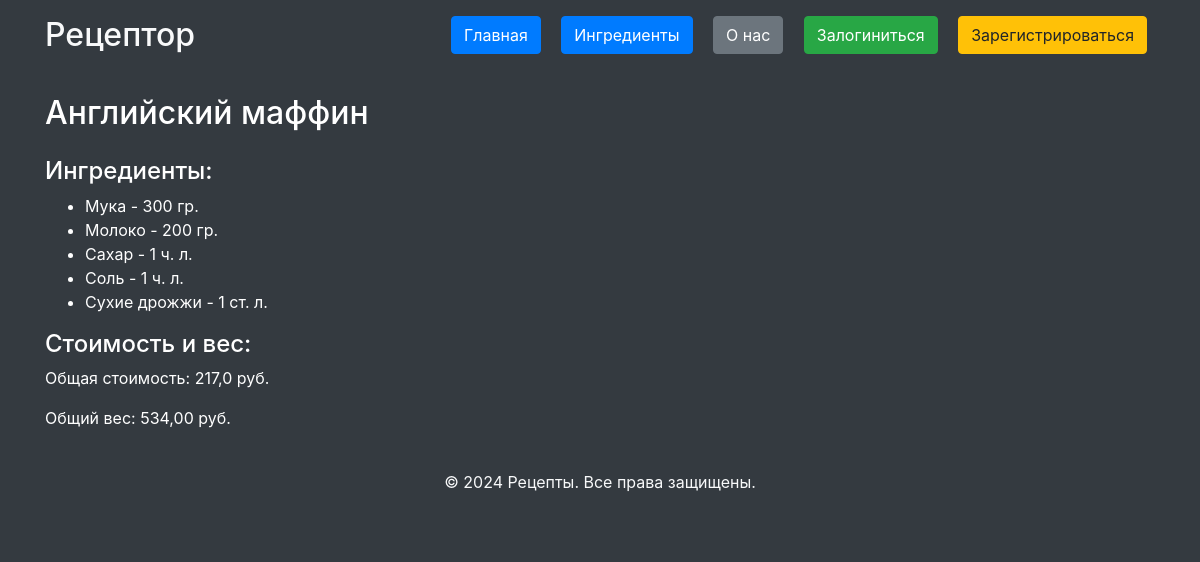
The app's page /recipe/2/ with its own data.
### recipe_catalog/models.py (models this page shows, shortened)
class Recipe(models.Model):
    name = models.CharField(
		max_length=300,
		validators=[
			RegexValidator(
				regex=r'^[A-Za-zА-Яа-яёЁ\s]+$',
				message='Название должно быть текстом'
			)
		]
	)
    ingredients = models.ManyToManyField(
        Ingredient, through="RecipeIngredient")
    author = models.ForeignKey(
        User,
        verbose_name='Автор рецепта',
        on_delete=models.CASCADE, null=True
    )

class Ingredient(models.Model):
    name = models.CharField(
		max_length=255,
		validators=[
			RegexValidator(
				regex=r'^[A-Za-zА-Яа-яёЁ\s]+$',
				message='Название должно быть текстом'
			)
		]
	)
    measure_unit = models.ForeignKey(
        MeasureUnit,
        on_delete=models.CASCADE,
        verbose_name='Единица измерения'
    )
    amount = models.IntegerField(
        verbose_name="Количество в единицах измерения",
        validators=[
            MinValueValidator(
                limit_value=1,
                message='Количество должно быть не больше 1'
            )
        ]
    )
    cost = models.FloatField(
        validators=[
            MinValueValidator(
                limit_value=1,
                message='Цена должна быть не меньше 1 рубля'
            )
        ]
    )
    author = models.ForeignKey(
        User,
        verbose_name='Создатель ингредиента',
        on_delete=models.CASCADE, null=True
    )
    @property
    def weight(self):
        if self.measure_unit:
            return self.amount * self.measure_unit.grams_in_unit
        return 0

class MeasureUnit(models.Model):
    name = models.CharField(
		max_length=255,
        verbose_name='Полное название единицы измерения',
		validators=[
			RegexValidator(
				regex=r'^[A-Za-zА-Яа-яёЁ\s]+$',
				message='Название должно быть текстом'
			)
		]
	)
    short_name = models.CharField(
        max_length=20,
        verbose_name='Краткая форма единицы измерения'
    )
    grams_in_unit = models.DecimalField(
        max_digits=10,
        decimal_places=2,
        verbose_name='Количество грамм в единице измерения',
        validators=[
            MinValueValidator(
                limit_value=1,
                message='Вес должен быть не меньше 1'
            )
        ]
    )

### recipe_catalog/views.py (the view)
# urls.py: path('recipe/<int:pk>/', recipe_detail, name='recipe_detail'),
def recipe_detail(request, pk):
    recipe = get_object_or_404(Recipe, pk=pk)
    ingredients = recipe.ingredients.select_related('measure_unit').all()
    total_cost = sum(ingredient.cost for ingredient in ingredients)
    total_weight = sum(ingredient.weight for ingredient in ingredients)
    return render(request, 'recipe_catalog/recipe_detail.html', {
        'recipe': recipe,
        'ingredients': ingredients,
        'cost': total_cost,
        'weight': total_weight,
    })

### templates/recipe_catalog/recipe_detail.html (shortened to what this page needs)
{% extends "base.html" %}
{% block content %}
<h2 class="my-4">{{ recipe.name }}</h2>
<h4>Ингредиенты:</h4>
<ul>
    {% for ingredient in ingredients %}
    <li>
        {{ ingredient.name }} - {{ ingredient.amount }} {{ ingredient.measure_unit.short_name }}
    </li>
    {% empty %}
    <li>Нет ингредиентов</li>
    {% endfor %}
</ul>
<h4>Стоимость и вес:</h4>
<p>Общая стоимость: {{ cost }} руб.</p>
<p>Общий вес: {{ weight }} руб.</p>
{% endblock %}

### records on screen
Recipe: name "Английский маффин"
Ingredient: name "Мука", amount "300", measure_unit.short_name "гр."
Ingredient: name "Молоко", amount "200", measure_unit.short_name "гр."
Ingredient: name "Сахар", amount "1", measure_unit.short_name "ч. л."
Ingredient: name "Соль", amount "1", measure_unit.short_name "ч. л."
Ingredient: name "Сухие дрожжи", amount "1", measure_unit.short_name "ст. л."

### other values on screen
{{ cost }} "217,0"
{{ weight }} "534,00"
